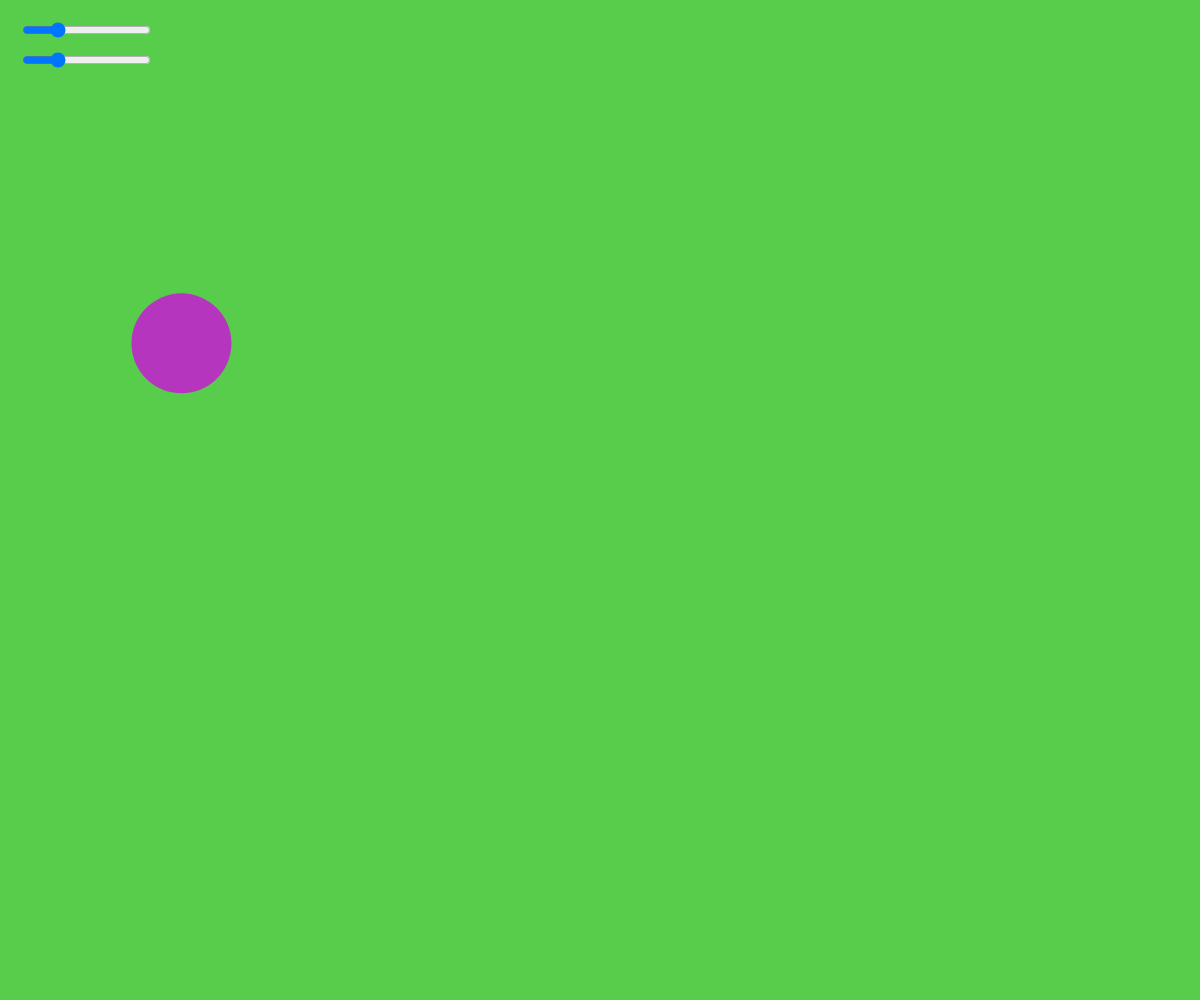
Frame 1 (no input)
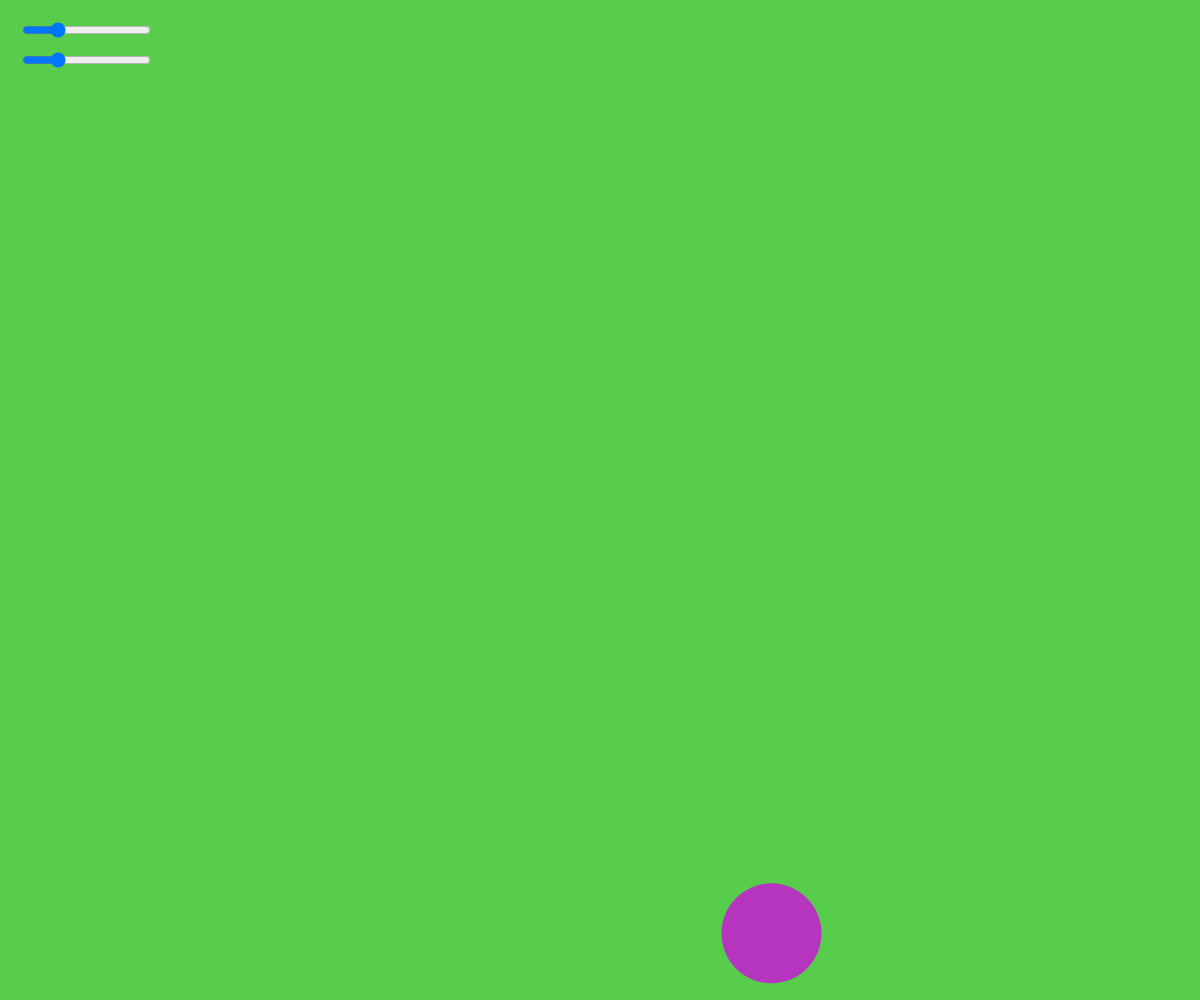
Frame 60 (no input)
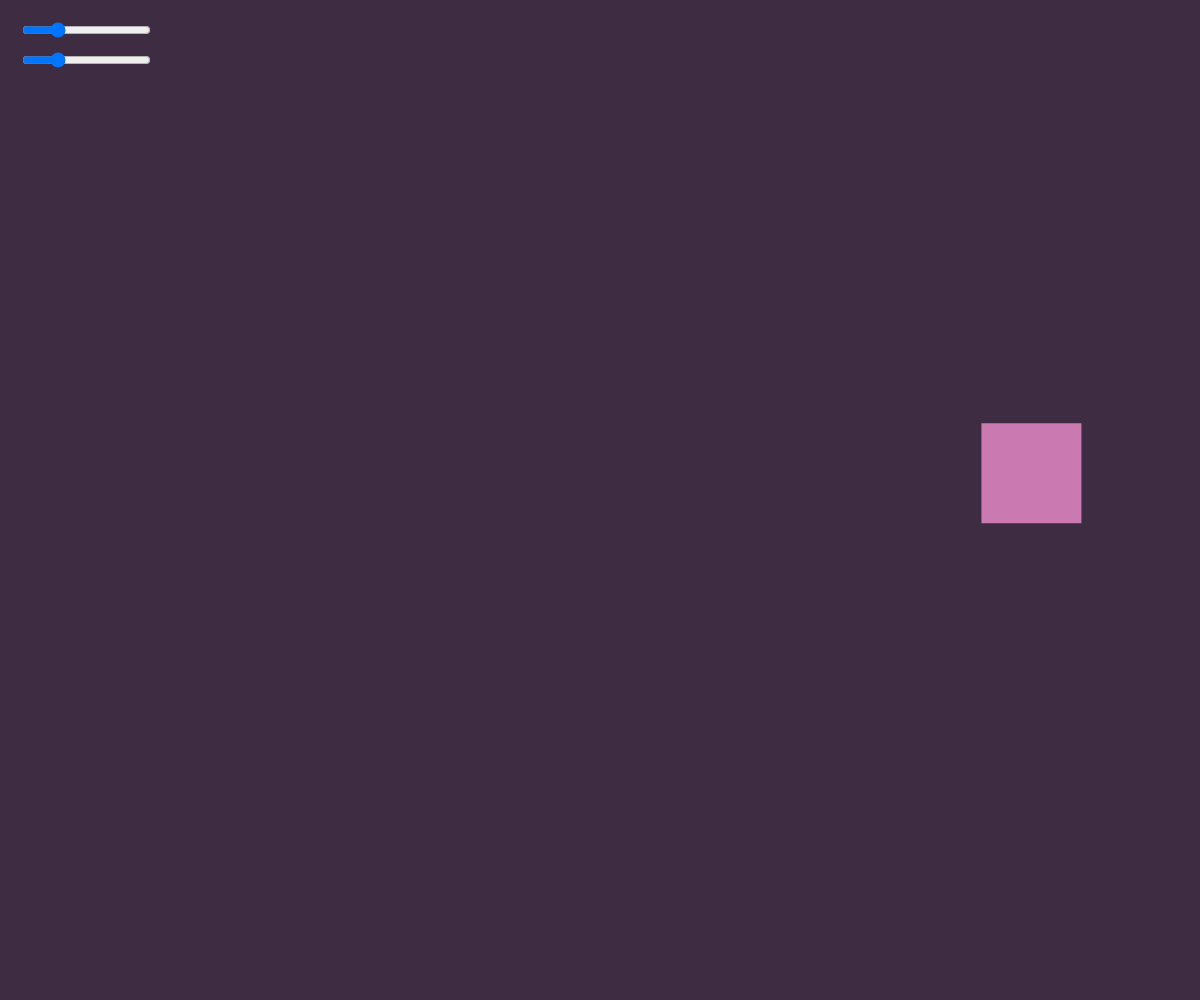
Frame 120 (the mouse pressed at the canvas centre since frame 60)

The p5.js sketch that drew these frames (run headless with seeded random() and noise() and a simulated clock; from frame 60 on, the mouse is pressed at the canvas centre):

// p5.js sketch
// ── sketch.js
//her har vi lækre variabler, en for selve x-aksen, og den anden som konfigurerer vores hastighed på denne.
var x = innerWidth/7;
var y = innerHeight/3;
var xspeed = 10;
var yspeed = 10;
var r, g, b; //vi vil gerne kunne vælge random farver
var a, s, d; //Flere af dem tak
faldervi=false;
løbervi=false;

function setup() {
  createCanvas(innerWidth, innerHeight); //Det her er et smukt canvas
    r=random(255); //Initialiserer de forskellige random farveværdier
    g=random(255);
    b=random(255);
    a=random(255);
    s=random(255);
    d=random(255);
    //Så er der fandme sliders
  xspeedSlider = createSlider(0, 40, 10);
  xspeedSlider.position(20, 20);
  yspeedSlider = createSlider(0, 40, 10);
  yspeedSlider.position(20, 50);
}
function draw() {
////var xspeed = xspeedSlider.value();
////var yspeed = yspeedSlider.value();
    //Baggrund
  background(a, s, d);
    //X-hastighed
  x = x + xspeed;
    if (x > innerWidth || x<0) {
    xspeed = xspeed*-1;
  }
    //Y-hastighed
y = y + yspeed;
  	if (y > windowHeight || y < 0) {
	 	  yspeed = yspeed*-1;
  	}
    //Når X-hastighed er positiv er figuren en cirkel
if (xspeed>0) {
    ellipseMode (CENTER);
   noStroke();
  fill(r, g, b);
  ellipse(x, y, 100, 100);
    //Hvis den er negativ er figuren en firkant
} else if (xspeed<0){
noStroke();
    rectMode (CENTER);
    fill(b, r, g); 
    rect(x, y, 100, 100);
}
    //Når Figuren rammer siderne ændrer den selv farve
    if (x>innerWidth || x<0) {
        r=random(255);
        g=random(255);
        b=random(255);
     } 
    //Når den rammer i toppen eller bunden ændrer baggrunden farve
    if (y>innerHeight || y<0) {
        a=random(255);
        s=random(255);
        d=random(255);
    }
}
